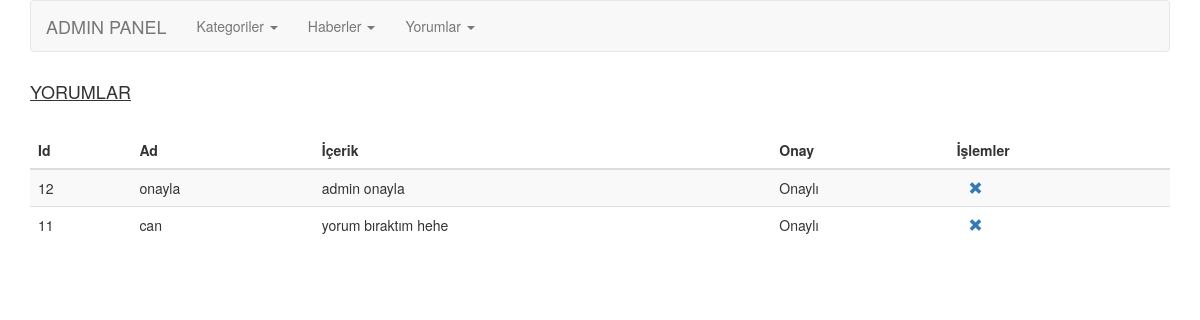
/admin/yorumlar/index.php (signed in), run on the app's committed database.
### tables this page shows
CREATE TABLE `yorumlar` (
  `Id` int(11) NOT NULL,
  `Ad` varchar(150) NOT NULL,
  `Icerik` varchar(10000) NOT NULL,
  `HaberId` int(11) NOT NULL,
  `Onay` bit(1) NOT NULL
);

### admin/yorumlar/index.php (the view, shortened to what this page needs)
<?php include "../header.php"; ?>
<h4 style="text-decoration:underline;">YORUMLAR</h4>
<br/>
<table class="table table-striped">
    <thead>
      <tr>
        <th>Id</th>
		<th>Ad</th>
        <th>İçerik</th>
		<th>Onay</th>
		<th>İşlemler</th>
      </tr>
    </thead>
    <tbody>
	  <?php
		$yorumlar = mysqli_query($baglanti,"SELECT * FROM yorumlar ORDER BY Onay, Id DESC");
		while($yorum = mysqli_fetch_array($yorumlar)){
	  ?>
      <tr>
        <td><?php echo $yorum["Id"]; ?></td>
        <td><?php echo $yorum["Ad"]; ?></td>
		<td><?php echo strlen($yorum["Icerik"]) > 50 ? substr($yorum["Icerik"], 0, 50) . "..." : $yorum["Icerik"];?></td>
		<td><?php echo $yorum["Onay"] ? "Onaylı" : "Onay Yok"; ?></td>
		<td>
			<span>  </span>
			<a href="./sil.php?id=<?php echo $yorum["Id"]; ?>"><span class="glyphicon glyphicon-remove"></span></a>
		</td>
      </tr>
	  <?php } ?>
    </tbody>
</table>
<?php include "../footer.php"; ?>

### data on the page
yorumlar: Id "12", Ad "onayla", Icerik "admin onayla", Onay "Onaylı"
yorumlar: Id "11", Ad "can", Icerik "yorum bıraktım hehe", Onay "Onaylı"
